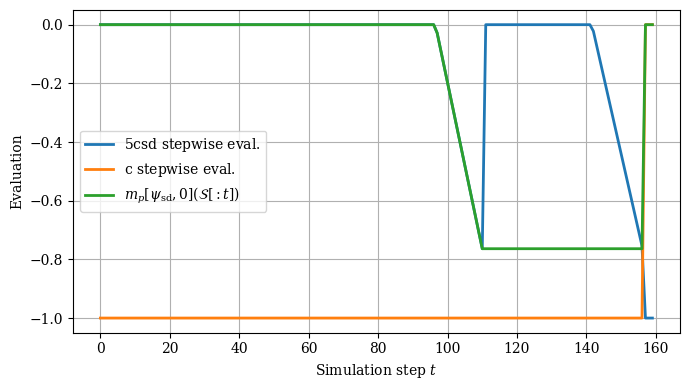

This chart was generated by the following Python code:
import pandas as pd
import matplotlib.pyplot as plt
from pathlib import Path

# Optional: use LaTeX-style rendering without requiring a full TeX install
plt.rcParams['mathtext.fontset'] = 'dejavuserif'
plt.rcParams['font.family'] = 'serif'

# ==============================
# Configuration
# ==============================
PLOT = "G(sd or crash)"
INPUT_FILE = PLOT+".tsv"
OUTPUT_FILE = PLOT+".png"

# ==============================
# Load TSV data
# ==============================
# decimal=',' handles values like -0,87
# sep='\t' reads tab-separated values

df = pd.read_csv(INPUT_FILE, sep='\t', decimal=',')

# Use first column as x-axis if it looks like a timestep/index column
x_column = df.columns[0]
monitor_columns = df.columns[1:]

# ==============================
# Create figure
# ==============================
plt.figure(figsize=(7, 4))
plt.ylim(-1.05, 0.05)
latex_labels = {
    "G (sg->nocrash)": r"$m_p[\psi_{\mathrm{sd}},0](\mathcal{S}[:t])$",
    "stepwise crash": r"$\text{c}$ stepwise eval.",
    "stepwise 5csd": r"$\text{5csd}$ stepwise eval."
}

for column in monitor_columns[::-1]:
    label = latex_labels.get(column, column)
    plt.plot(df[x_column], df[column], linewidth=2, label=label)

# ==============================
# Styling for conference papers
# ==============================
plt.xlabel(r"Simulation step $t$")
plt.ylabel(r"Evaluation")
plt.grid(True)
plt.legend(frameon=True)
plt.tight_layout()

# ==============================
# Save figure
# ==============================
plt.savefig(OUTPUT_FILE, bbox_inches='tight')
